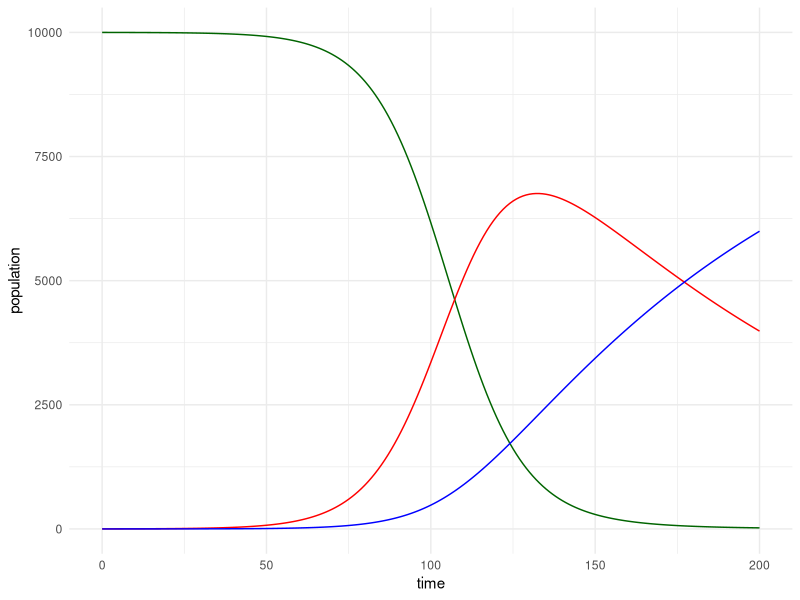
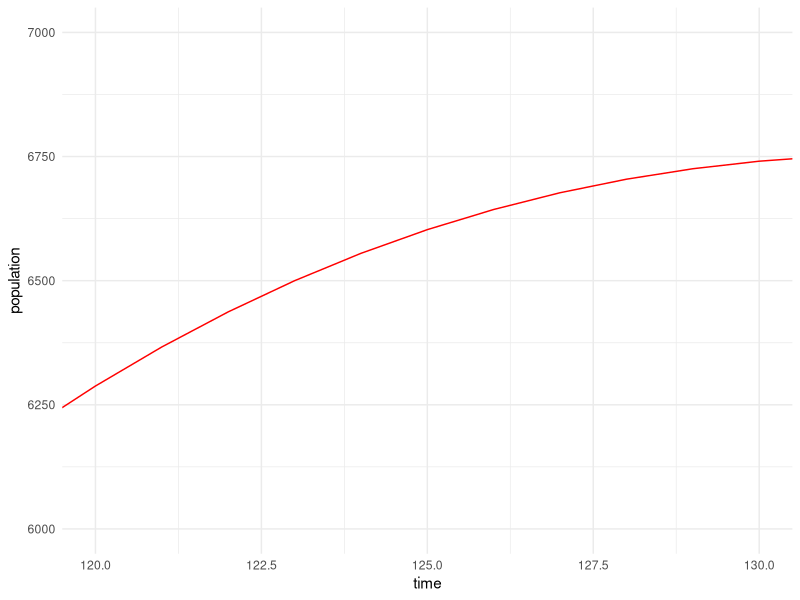
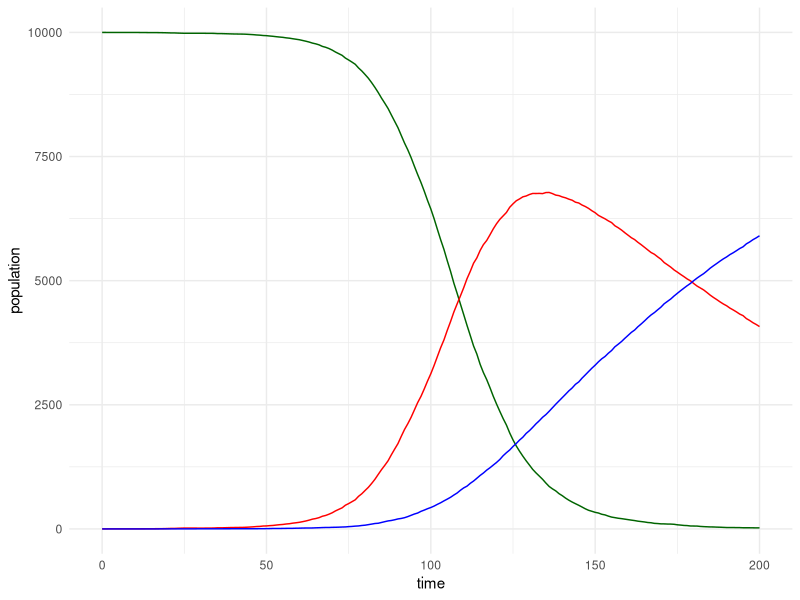
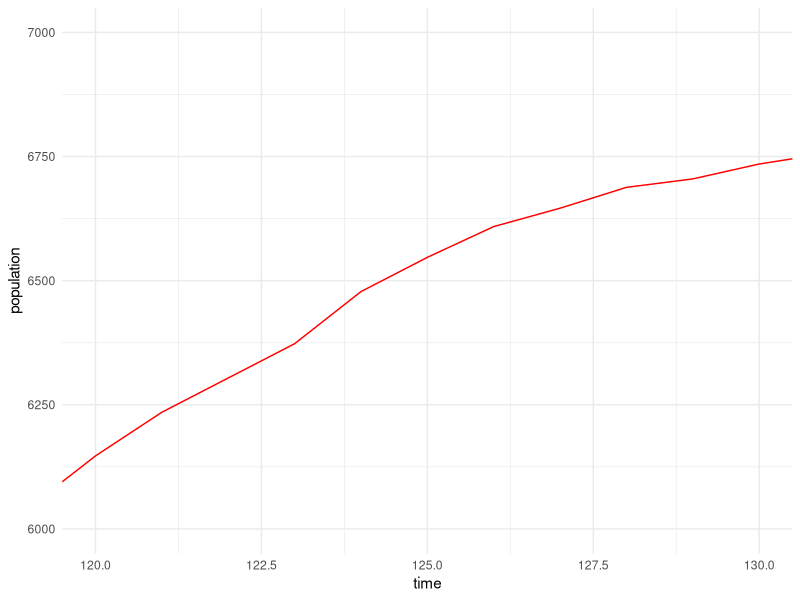
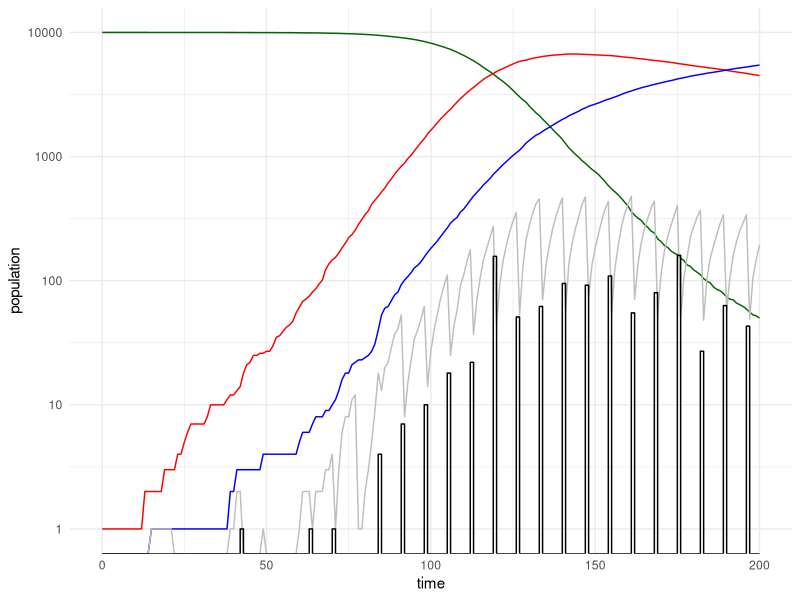

Recreate these plots in R, in order.
## ---- chunk 1
sir_determ_step <- function (S, I, R, N, Beta, gamma, delta.t, ...) {
  dN_SI <- Beta * I * S / N * delta.t
  dN_IR <- gamma * I * delta.t
  S <- S - dN_SI
  I <- I + dN_SI - dN_IR
  R <- R + dN_IR
  return (c(S = S, I = I, R = R))
}
## ---- chunk 2
sir_init <- function (S0, I0, R0) {
  return(c(S = S0, I = I0, R = R0))
}
## ---- chunk 3
# initialize the system
inits <- sir_init(S0=9999, I0=1, R0=0)
# restore the results
results <- data.frame(t = 0, S = inits[1], I = inits[2], R = inits[3])
# the end time and time step
t <- 0
tend <- 200
delta.t <- 1
# parameter setting
params <- c(Beta = 0.1, gamma = 0.01)
while (t < tend) {
  t <- t + delta.t
  prev_states <- results[nrow(results),]
  current_states <- sir_determ_step(
    S = prev_states$S,
    I = prev_states$I,
    R = prev_states$R,
    N = prev_states$S + prev_states$I + prev_states$R,
    Beta = params["Beta"],
    gamma = params["gamma"],
    delta.t = delta.t
  )
  results <- rbind(
    results,
    c(t = t, S = current_states[1], I = current_states[2], R = current_states[3])
  )
}

library(dplyr)
library(ggplot2)

ggplot(data = results, aes(x = t)) +
  geom_line(aes(y = S), color="darkgreen") + 
  geom_line(aes(y = I), color="red")+ 
  geom_line(aes(y = R), color="blue") +
  labs(x = "time", y = "population") +
  theme_minimal() -> p_determin

p_determin

# zoom-in
p_determin +
  coord_cartesian(xlim=c(120,130), ylim=c(6e3, 7e3))
## ---- chunk 4
sir_stoch_step <- function (S, I, R, N, Beta, gamma, delta.t, ...) {
  dN_SI <- rbinom(n=1, size=S, prob=1-exp(-Beta * I / N * delta.t))
  dN_IR <- rbinom(n=1, size=I, prob=1-exp(-gamma * delta.t))
  S <- S - dN_SI
  I <- I + dN_SI - dN_IR
  R <- R + dN_IR
  return (c(S = S, I = I, R = R))
}
## ---- chunk 5
# initialize the system
inits <- sir_init(S0=9999, I0=1, R0=0)
# restore the results
results <- data.frame(t = 0, S = inits[1], I = inits[2], R = inits[3])
# the end time and time step
t <- 0
tend <- 200
delta.t <- 1
# parameter setting
params <- c(Beta = 0.1, gamma = 0.01)
while (t < tend) {
  t <- t + delta.t
  prev_states <- results[nrow(results),]
  current_states <- sir_stoch_step(
    S = prev_states$S,
    I = prev_states$I,
    R = prev_states$R,
    N = prev_states$S + prev_states$I + prev_states$R,
    Beta = params["Beta"],
    gamma = params["gamma"],
    delta.t = delta.t
  )
  results <- rbind(
    results,
    c(t = t, S = current_states[1], I = current_states[2], R = current_states[3])
  )
}

library(dplyr)
library(ggplot2)

ggplot(data = results, aes(x = t)) +
  geom_line(aes(y = S), color="darkgreen") + 
  geom_line(aes(y = I), color="red") + 
  geom_line(aes(y = R), color="blue") +
  labs(x = "time", y = "population") +
  theme_minimal() -> p_stoch

p_stoch

p_stoch +
  coord_cartesian(xlim=c(120,130), ylim=c(6e3, 7e3))
## ---- chunk 6
sird_stoch_step <- function (S, I, R, N, D, Beta, gamma, delta.t, ...) {
  dN_SI <- rbinom(n=1, size=S, prob=1-exp(-Beta * I / N * delta.t))
  dN_IR <- rbinom(n=1, size=I, prob=1-exp(-gamma * delta.t))
  S <- S - dN_SI
  I <- I + dN_SI - dN_IR
  R <- R + dN_IR
  D <- D + dN_IR
  return (c(S = S, I = I, R = R, D = D))
}
## ---- chunk 7
sird_init <- function (S0, I0, R0, D0=0) {
  return(c(S = S0, I = I0, R = R0, D = D0))
}
## ---- chunk 8
## density/probability
sird_dmeas <- function (reports, D, rho, k, log, ...) {
  dnbinom(x=reports, size=k, mu=rho*D, log=log)
}

## simulation
sird_rmeas <- function (D, rho, k, ...) {
  return (c(reports=rnbinom(n=1, size=k, mu=rho*D)))
}
## ---- chunk 9
sird_stoch_pomp_step <- function (S, I, R, N, D, Beta, gamma, t, delta.t, cum_step, ...) {
  dN_SI <- rbinom(n=1, size=S, prob=1-exp(-Beta * I / N * delta.t))
  dN_IR <- rbinom(n=1, size=I, prob=1-exp(-gamma * delta.t))
  S <- S - dN_SI
  I <- I + dN_SI - dN_IR
  R <- R + dN_IR
  if (t %% cum_step == 1)  D <- 0
  D <- D + dN_IR
  return (c(S = S, I = I, R = R, D = D))
}
## ---- chunk 10
# initialize the system
inits <- sird_init(S0=9999, I0=1, R0=0, D0=0)
# restore the results
results <- data.frame(t = 0, S = inits[1], I = inits[2], R = inits[3], D = inits[4], reports = 0)
# the end time and time steps
t <- 0
tend <- 200
delta.t <- 1
cum_step <- 7
# parameter setting
params <- c(Beta = 0.1, gamma = 0.01, rho=0.2, k=3)
while (t < tend) {
  t <- t + delta.t
  prev_states <- results[nrow(results),]
  current_states <- sird_stoch_pomp_step(
    S = prev_states$S,
    I = prev_states$I,
    R = prev_states$R,
    N = prev_states$S + prev_states$I + prev_states$R,
    D = prev_states$D, 
    Beta = params["Beta"],
    gamma = params["gamma"],
    t = t,
    delta.t = delta.t,
    cum_step = cum_step
  )
  reports <- 0
  if (t %% cum_step == 0)
    reports <- sird_rmeas(D = current_states[4], rho = params["rho"], k = params["k"])
  results <- rbind(
    results,
    c(t = t, S = current_states[1], I = current_states[2], R = current_states[3], D = current_states[4], reports = reports[1])
  )
}

library(dplyr)
library(ggplot2)

ggplot(data = results, aes(x = t)) +
  geom_line(aes(y = S), color="darkgreen") + 
  geom_line(aes(y = I), color="red") + 
  geom_line(aes(y = R), color="blue") +
  geom_line(aes(y = D), color="grey") +
  geom_step(aes(y = reports), color="black") +
  labs(x = "time", y = "population") +
  scale_y_log10() +
  theme_minimal() -> p_stoch_pomp

p_stoch_pomp
